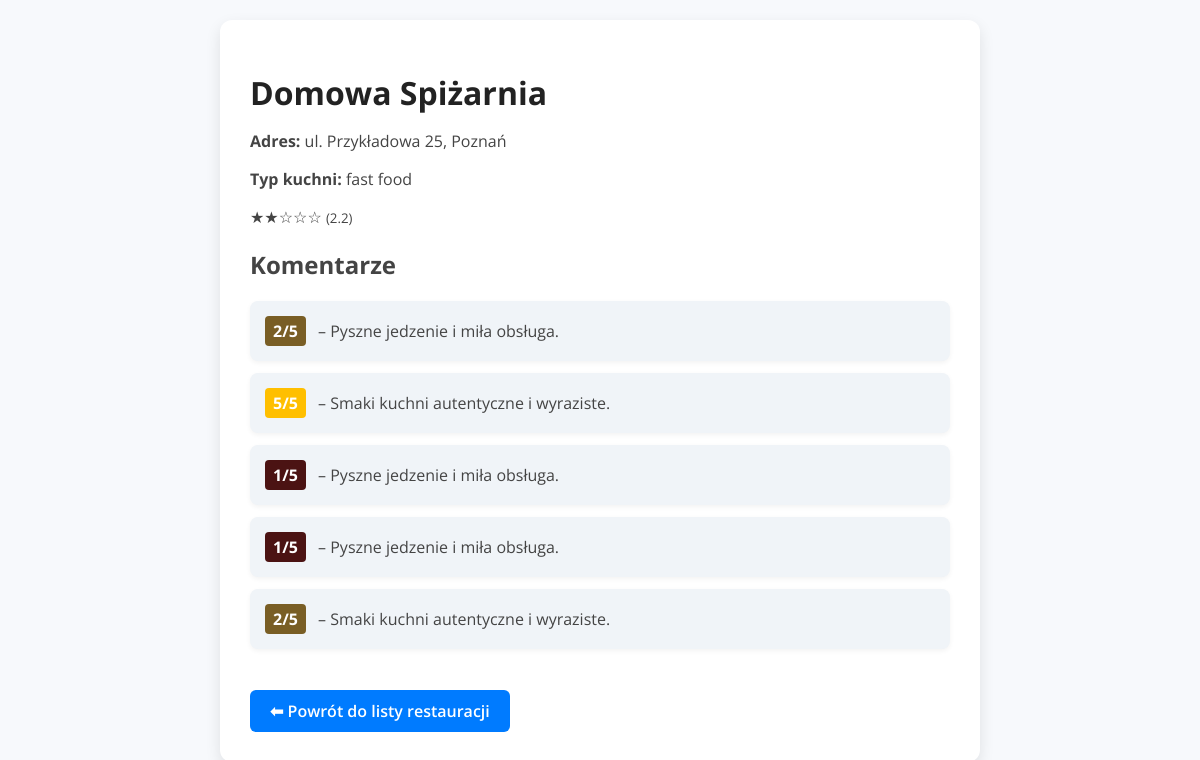
/restaurant/50/, run on the app's committed database.
### portal/models.py (models this page shows, shortened)
class Restaurant(models.Model):
    name = models.CharField(max_length=100)
    address = models.CharField(max_length=255)
    menu_type = models.CharField(max_length=100)
    city = models.CharField(max_length=100, blank=True)
    def average_rating(self):
        ratings = [c.rating for c in self.comments.all()]
        return round(sum(ratings) / len(ratings), 1) if ratings else 0.0
    def rating_stars(self):
        avg = self.average_rating()
        full = int(avg)
        half = 1 if avg - full >= 0.5 else 0
        empty = 5 - full - half
        return "★" * full + "⯨" * half + "☆" * empty
    @property
    def city(self):
        if ',' in self.address:
            return self.address.split(',')[-1].strip()

class Comment(models.Model):
    restaurant = models.ForeignKey(Restaurant, on_delete=models.CASCADE, related_name="comments")
    content = models.TextField(blank=True)
    rating = models.PositiveIntegerField()  # 1–5

### portal/views.py (the view)
# urls.py: path("restaurant/<int:pk>/", views.restaurant_detail, name="restaurant_detail"),
def restaurant_detail(request, pk):
    restaurant = get_object_or_404(Restaurant, pk=pk)
    comments = restaurant.comments.all()
    avg_rating = restaurant.average_rating()
    return render(request, "portal/restaurant_detail.html", {
        "restaurant": restaurant,
        "comments": comments,
        "avg_rating": avg_rating,
    })

### portal/templates/portal/restaurant_detail.html (shortened to what this page needs)
{% load static %}
<!DOCTYPE html>
<html lang="pl">
<head>
    <link rel="stylesheet" href="{% static 'css/style.css' %}">
</head>
<body>
    <div class="container">
        <h1>{{ restaurant.name }}</h1>
        <p><strong>Adres:</strong> {{ restaurant.address }}</p>
        <p><strong>Typ kuchni:</strong> {{ restaurant.menu_type }}</p>
        <div class="rating">
            {{ restaurant.rating_stars }} <small>({{ restaurant.average_rating }})</small>
        </div>
        <div class="comments">
            <h2>Komentarze</h2>
            <ul>
                {% for c in comments %}
                    <li>
                        {% if c.rating == 5 %}
                            <span class="comment-rating rating-5">{{ c.rating }}/5</span>
                        {% elif c.rating == 4 %}
                            <span class="comment-rating rating-4">{{ c.rating }}/5</span>
                        {% elif c.rating == 3 %}
                            <span class="comment-rating rating-3">{{ c.rating }}/5</span>
                        {% elif c.rating == 2 %}
                            <span class="comment-rating rating-2">{{ c.rating }}/5</span>
                        {% else %}
                            <span class="comment-rating rating-1">{{ c.rating }}/5</span>
                        {% endif %}
                        – {{ c.content|default:"Brak treści komentarza" }}
                    </li>
                {% empty %}
                    <li>Brak komentarzy.</li>
                {% endfor %}
            </ul>
        </div>
        <a href="{% url 'restaurant_list' %}" class="btn-back">⬅ Powrót do listy restauracji</a>
    </div>
</body>
</html>

### portal/static/css/style.css (style rules this page uses)
body { font-family: Arial, sans-serif; background-color: #f2f2f2; margin: 20px; }

### portal/templates/portal/restaurant_detail.html (style rules this page uses)
body { font-family: 'Open Sans', sans-serif; background-color: #f7f9fc; color: #444; margin: 20px; }
.container { max-width: 700px; background: white; padding: 30px; border-radius: 12px; box-shadow: 0 6px 15px rgba(0,0,0,0.1); margin: auto; }
h1 { color: #222; margin-bottom: 15px; }
.comments ul { padding: 0; list-style: none; }
.comments li { background: #f0f4f8; border-radius: 8px; padding: 15px; margin-bottom: 12px; box-shadow: 0 2px 5px rgba(0,0,0,0.05); }
.comment-rating { font-weight: bold; padding: 4px 8px; border-radius: 4px; margin-right: 8px; display: inline-block; }
.rating-5 { background: #ffbf00; color: white; }
.rating-2 { background: #795e25; color: white; }
.rating-1 { background: #4b1313; color: white; }
.btn-back { display: inline-block; margin-top: 25px; padding: 10px 20px; background-color: #007bff; color: white; border-radius: 6px; text-decoration: none; font-weight: 600; transition: background-color 0.3s ease; }

### data on the page
Restaurant: name "Domowa Spiżarnia", address "ul. Przykładowa 25, Poznań", menu_type "fast food", rating_stars "★★☆☆☆", average_rating "2.2"
Comment: rating "2", content "Pyszne jedzenie i miła obsługa."
Comment: rating "5", content "Smaki kuchni autentyczne i wyraziste."
Comment: rating "1", content "Pyszne jedzenie i miła obsługa."
Comment: rating "1", content "Pyszne jedzenie i miła obsługa."
Comment: rating "2", content "Smaki kuchni autentyczne i wyraziste."
